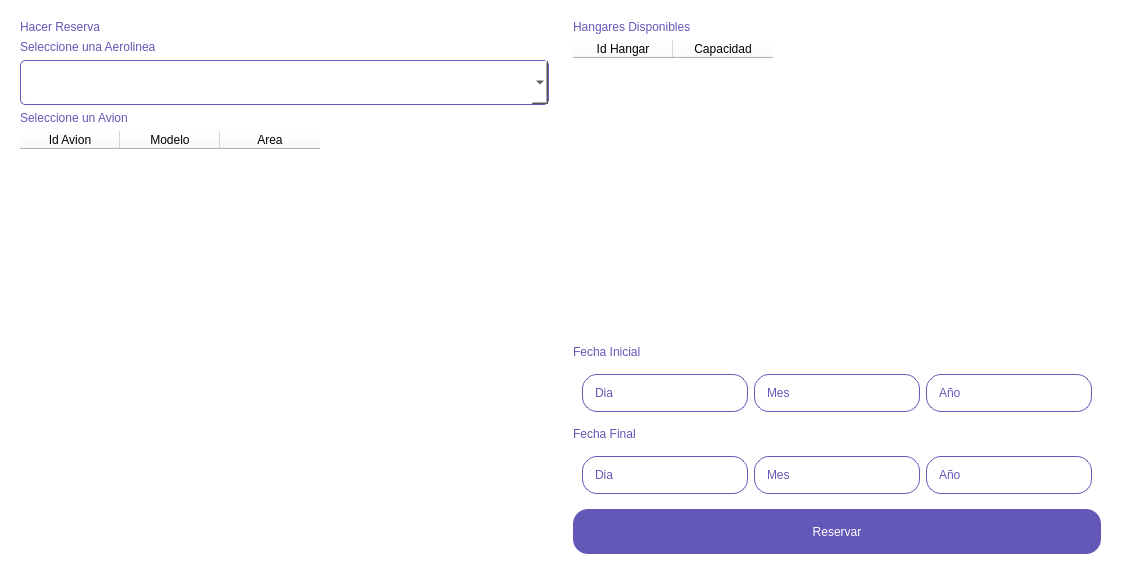
<?xml version="1.0" encoding="UTF-8"?>
<ui version="4.0">
 <class>Form</class>
 <widget class="QWidget" name="Form">
  <property name="geometry">
   <rect>
    <x>0</x>
    <y>0</y>
    <width>1121</width>
    <height>574</height>
   </rect>
  </property>
  <property name="windowTitle">
   <string>Form</string>
  </property>
  <property name="styleSheet">
   <string notr="true">
QWidget
{
    background-color: white;
    border-radius: 20px;
}

QPushButton
{
    color: white;
    background-color: #6357B7;
    border-radius: 15px;
    font: 14pt &quot;Bahnschrift&quot;;
}

QPushButton:Pressed
{
    background-color: #C397E4;
}

QPushButton:disabled
{
    color: #6357B7;
    background-color: white;
    border-radius: 0px;
}

QLineEdit
{
    color: #6357B7;
    background-color: white;
    border : 2px solid #6357B7;
    border-radius: 15px;
    font: 10pt &quot;Bahnschrift&quot;;
    border: 1px solid #6357B7;
    padding: 10px;
}

QLabel
{
    background-color: transparent;
    color: #6357B7;
    font: 12pt &quot;Bahnschrift&quot;;
}

QComboBox
{
    border: 1px solid #6357B7;
    border-radius: 5px;
    padding: 1px 18px 1px 3px;
    min-width: 10px;
}

QTableWidget
{
	 color: #6357B7;
   	 font: 12pt &quot;Bahnschrift&quot;;
}</string>
  </property>
  <layout class="QHBoxLayout" name="horizontalLayout">
   <item>
    <widget class="QWidget" name="widget_2" native="true">
     <layout class="QVBoxLayout" name="verticalLayout">
      <item>
       <widget class="QLabel" name="label">
        <property name="text">
         <string>Hacer Reserva</string>
        </property>
       </widget>
      </item>
      <item>
       <widget class="QLabel" name="label_6">
        <property name="text">
         <string>Seleccione una Aerolinea</string>
        </property>
       </widget>
      </item>
      <item>
       <widget class="QComboBox" name="comboBox">
        <property name="minimumSize">
         <size>
          <width>33</width>
          <height>45</height>
         </size>
        </property>
       </widget>
      </item>
      <item>
       <widget class="QLabel" name="label_2">
        <property name="text">
         <string>Seleccione un Avion</string>
        </property>
       </widget>
      </item>
      <item>
       <widget class="QTableWidget" name="tableWidget_2">
        <column>
         <property name="text">
          <string>Id Avion</string>
         </property>
        </column>
        <column>
         <property name="text">
          <string>Modelo</string>
         </property>
        </column>
        <column>
         <property name="text">
          <string>Area</string>
         </property>
        </column>
       </widget>
      </item>
     </layout>
    </widget>
   </item>
   <item>
    <widget class="QWidget" name="widget" native="true">
     <layout class="QVBoxLayout" name="verticalLayout_2">
      <item>
       <widget class="QLabel" name="label_3">
        <property name="text">
         <string>Hangares Disponibles</string>
        </property>
       </widget>
      </item>
      <item>
       <widget class="QTableWidget" name="tableWidget">
        <column>
         <property name="text">
          <string>Id Hangar</string>
         </property>
        </column>
        <column>
         <property name="text">
          <string>Capacidad</string>
         </property>
        </column>
       </widget>
      </item>
      <item>
       <widget class="QLabel" name="label_4">
        <property name="text">
         <string>Fecha Inicial</string>
        </property>
       </widget>
      </item>
      <item>
       <widget class="QWidget" name="widget_3" native="true">
        <layout class="QHBoxLayout" name="horizontalLayout_2">
         <item>
          <widget class="QLineEdit" name="lineEdit_2">
           <property name="text">
            <string>Dia</string>
           </property>
          </widget>
         </item>
         <item>
          <widget class="QLineEdit" name="lineEdit">
           <property name="text">
            <string>Mes</string>
           </property>
          </widget>
         </item>
         <item>
          <widget class="QLineEdit" name="lineEdit_3">
           <property name="text">
            <string>Año</string>
           </property>
          </widget>
         </item>
        </layout>
       </widget>
      </item>
      <item>
       <widget class="QLabel" name="label_5">
        <property name="text">
         <string>Fecha Final</string>
        </property>
       </widget>
      </item>
      <item>
       <widget class="QWidget" name="widget_4" native="true">
        <layout class="QHBoxLayout" name="horizontalLayout_3">
         <item>
          <widget class="QLineEdit" name="lineEdit_4">
           <property name="text">
            <string>Dia</string>
           </property>
          </widget>
         </item>
         <item>
          <widget class="QLineEdit" name="lineEdit_6">
           <property name="text">
            <string>Mes</string>
           </property>
          </widget>
         </item>
         <item>
          <widget class="QLineEdit" name="lineEdit_5">
           <property name="text">
            <string>Año</string>
           </property>
          </widget>
         </item>
        </layout>
       </widget>
      </item>
      <item>
       <widget class="QPushButton" name="pushButton">
        <property name="sizePolicy">
         <sizepolicy hsizetype="Minimum" vsizetype="Maximum">
          <horstretch>0</horstretch>
          <verstretch>0</verstretch>
         </sizepolicy>
        </property>
        <property name="minimumSize">
         <size>
          <width>0</width>
          <height>45</height>
         </size>
        </property>
        <property name="text">
         <string>Reservar</string>
        </property>
       </widget>
      </item>
     </layout>
    </widget>
   </item>
  </layout>
 </widget>
 <resources/>
 <connections/>
</ui>
